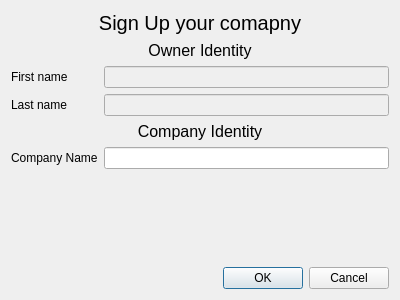
<?xml version="1.0" encoding="UTF-8"?>
<ui version="4.0">
 <class>CompanySignIn</class>
 <widget class="QDialog" name="CompanySignIn">
  <property name="geometry">
   <rect>
    <x>0</x>
    <y>0</y>
    <width>400</width>
    <height>300</height>
   </rect>
  </property>
  <property name="windowTitle">
   <string>Dialog</string>
  </property>
  <layout class="QVBoxLayout" name="verticalLayout">
   <item>
    <widget class="QLabel" name="top_lbl">
     <property name="sizePolicy">
      <sizepolicy hsizetype="Preferred" vsizetype="Fixed">
       <horstretch>0</horstretch>
       <verstretch>0</verstretch>
      </sizepolicy>
     </property>
     <property name="font">
      <font>
       <pointsize>15</pointsize>
      </font>
     </property>
     <property name="text">
      <string>Sign Up your comapny</string>
     </property>
     <property name="alignment">
      <set>Qt::AlignCenter</set>
     </property>
    </widget>
   </item>
   <item>
    <layout class="QFormLayout" name="formLayout">
     <item row="0" column="0" colspan="2">
      <widget class="QLabel" name="owner_identity_lbl">
       <property name="font">
        <font>
         <pointsize>12</pointsize>
        </font>
       </property>
       <property name="text">
        <string>Owner Identity</string>
       </property>
       <property name="alignment">
        <set>Qt::AlignCenter</set>
       </property>
      </widget>
     </item>
     <item row="1" column="0">
      <widget class="QLabel" name="firstname_lbl">
       <property name="text">
        <string>First name</string>
       </property>
      </widget>
     </item>
     <item row="1" column="1">
      <widget class="QLineEdit" name="firstname_input">
       <property name="enabled">
        <bool>false</bool>
       </property>
      </widget>
     </item>
     <item row="2" column="1">
      <widget class="QLineEdit" name="lastname_input">
       <property name="enabled">
        <bool>false</bool>
       </property>
      </widget>
     </item>
     <item row="2" column="0">
      <widget class="QLabel" name="lastname_lbl">
       <property name="text">
        <string>Last name</string>
       </property>
      </widget>
     </item>
     <item row="4" column="0">
      <widget class="QLabel" name="label">
       <property name="text">
        <string>Company Name</string>
       </property>
      </widget>
     </item>
     <item row="4" column="1">
      <widget class="QLineEdit" name="company_name_input"/>
     </item>
     <item row="3" column="0" colspan="2">
      <widget class="QLabel" name="comapny_top_lbl">
       <property name="font">
        <font>
         <pointsize>12</pointsize>
        </font>
       </property>
       <property name="text">
        <string>Company Identity</string>
       </property>
       <property name="alignment">
        <set>Qt::AlignCenter</set>
       </property>
      </widget>
     </item>
    </layout>
   </item>
   <item>
    <widget class="QDialogButtonBox" name="dialogButtonBox">
     <property name="standardButtons">
      <set>QDialogButtonBox::Cancel|QDialogButtonBox::Ok</set>
     </property>
    </widget>
   </item>
  </layout>
 </widget>
 <resources/>
 <connections/>
</ui>
